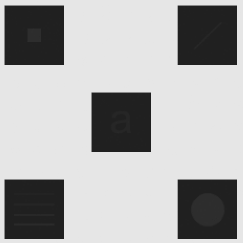
#> input picture T1/XADREZ.png, 243 x 243 px
$ jupyter execute --allow-errors E.ipynb
#> lines starting #> are read from the running program, lines starting #| are printed output that depends on the picture; pictures that were not available may be replaced by others from this repository, and a replacement may not be noted
[cell 1]
import matplotlib.pyplot as plt

from PIL import Image
import numpy as np
from skimage.color import rgb2yiq, yiq2rgb

# Carregar as imagens usando PIL
xadrez_img_pil = Image.open('XADREZ.png').convert('L')
xadrez_lowCont_img_pil = Image.open('xadrez_lowCont.png').convert('L')
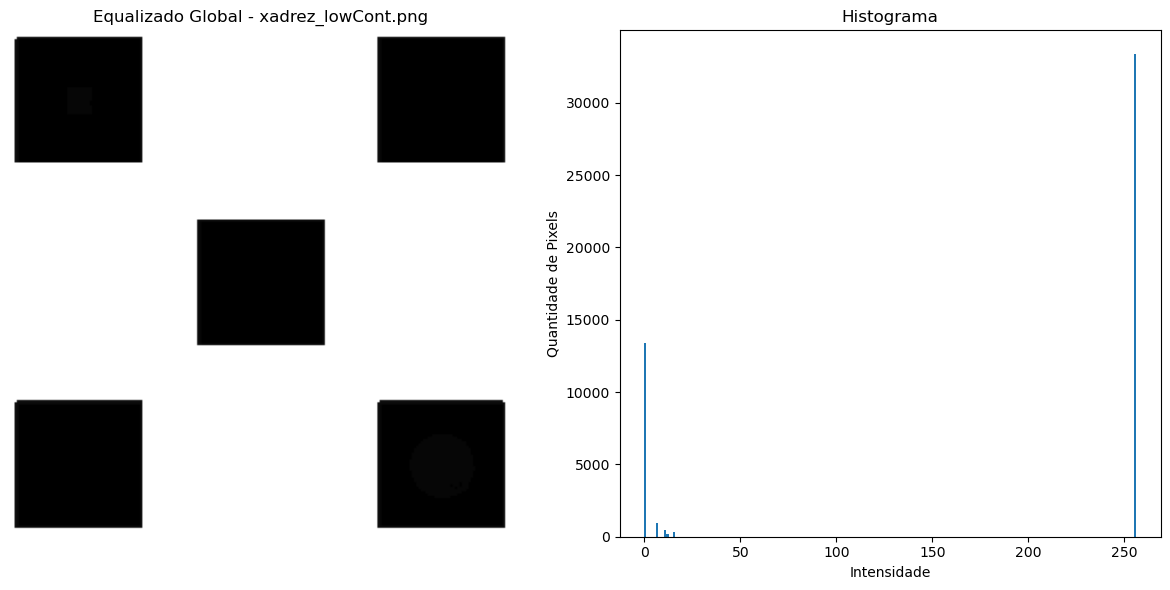
#> input picture T1/low_global.png, 1170 x 590 px, given in place of xadrez_lowCont.png, which was not available
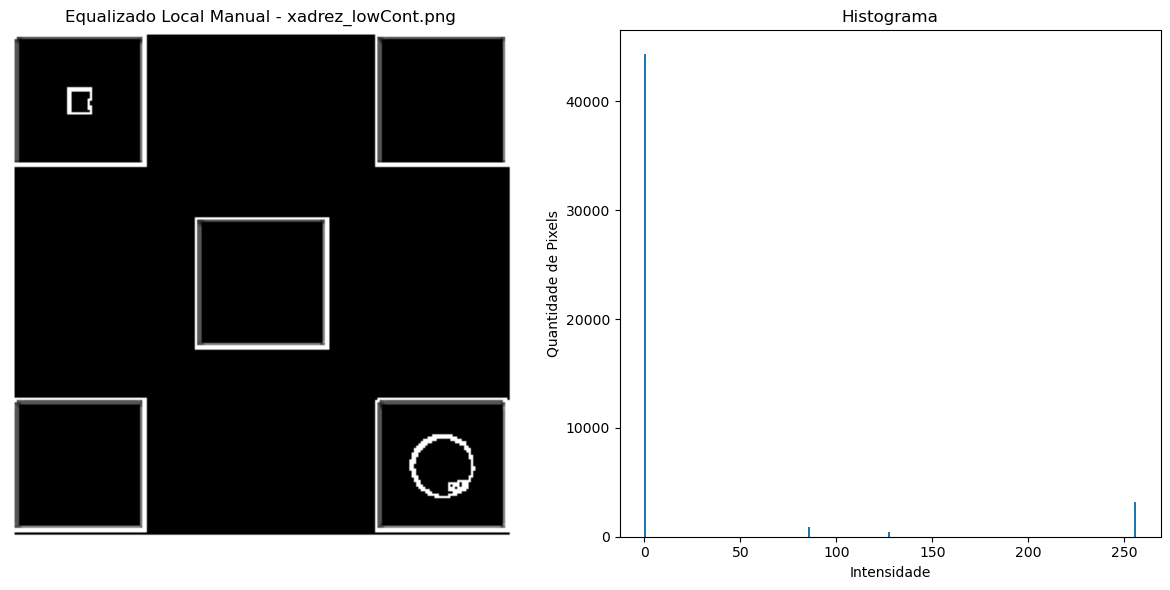
#> input picture T1/low_local.png, 1170 x 590 px, given in place of outono_LC.png, which was not available
#> in equalize_rgb_and_yiq_without_skimage, image is the input picture: shape (590, 1170, 4) float32; mean R, G, B, A 0.65, 0.65, 0.65, 1

# Converter para numpy array
xadrez_img_array = np.array(xadrez_img_pil)
xadrez_lowCont_img_array = np.array(xadrez_lowCont_img_pil)

[cell 2]
def equalize_hist_channel(channel):
    hist, bins = np.histogram(channel.flatten(), 256, [0,1])
#> hist = 256 values, max 432818 at index 255, min 4 at index 196, mean 2696.5; bins = 257 values from 0 to 1
    cdf = hist.cumsum()
#> cdf = 256 values from 227597 to 690300

    if cdf[-1] == 0:
        return channel

    cdf_m = np.ma.masked_equal(cdf, 0) # Máscara de zeros
    cdf_m = (cdf_m - cdf_m.min()) * (1.0 / (cdf_m.max() - cdf_m.min())) # Equalização em si
    cdf = np.ma.filled(cdf_m, 0).astype(np.float64) # Devolve os zeros
#> cdf = 256 values from 0 to 1

    # Convertendo os valores de pixel em channel para inteiros antes de usá-los como índices
    channel_int = (channel * 255).astype(int)
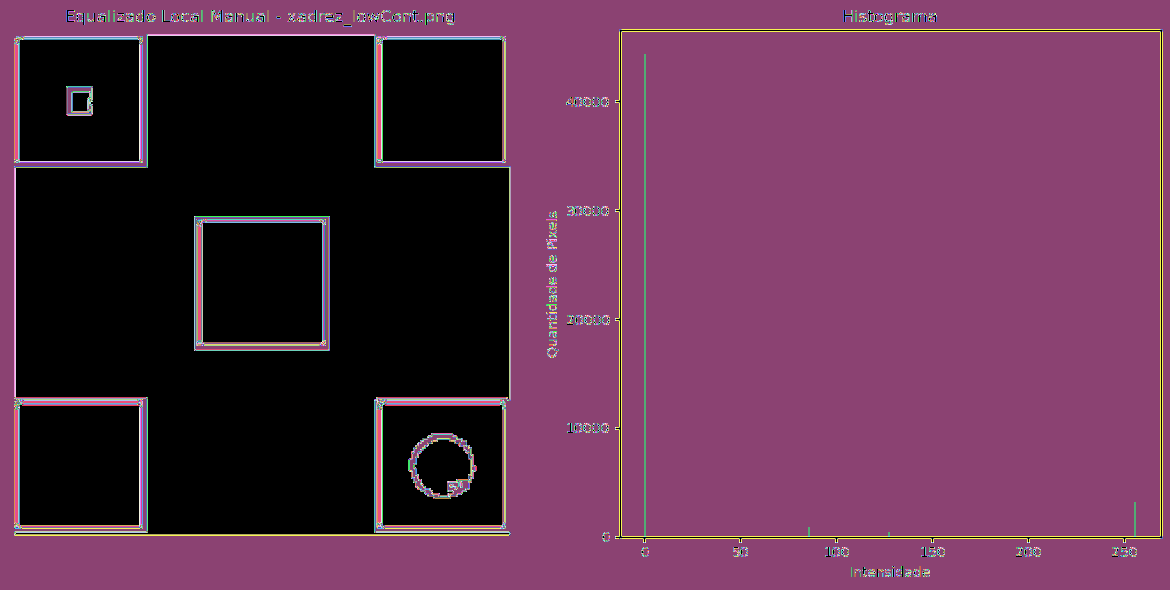
#> channel_int: shape (590, 1170) int64; 256 distinct labels, from 0 to 255; one colour per label, 0 black
    return cdf[channel_int].reshape(channel.shape)
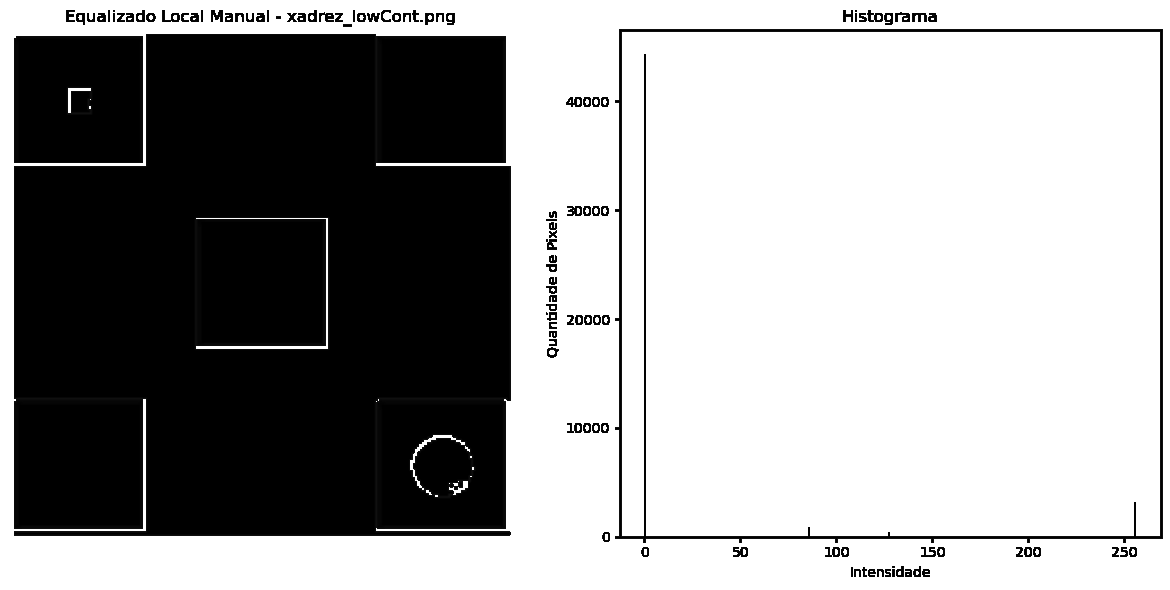
#> returned value: shape (590, 1170) float64; min 0, max 1, mean 0.628


def equalize_rgb_and_yiq_without_skimage(image_path):
    image = plt.imread(image_path)

    # RGB
    r_eq = equalize_hist_channel(image[:, :, 0])
    g_eq = equalize_hist_channel(image[:, :, 1])
#> in equalize_hist_channel (call 2), `channel_int = (channel * 255).astype(int)`: channel_int: shape (590, 1170) int64; 256 distinct labels, from 0 to 255
    b_eq = equalize_hist_channel(image[:, :, 2])
#> in equalize_hist_channel (call 3), `channel_int = (channel * 255).astype(int)`: channel_int: shape (590, 1170) int64; 256 distinct labels, from 0 to 255
    rgb_eq = np.stack([r_eq, g_eq, b_eq], axis=2)

    # YIQ
    yiq = rgb2yiq(image)
    y_eq = equalize_hist_channel(yiq[:, :, 0])
    yiq[:, :, 0] = y_eq
    yiq2rgb_eq = yiq2rgb(yiq)
    yiq2rgb_eq = np.clip(yiq2rgb_eq, 0, 1)

    return rgb_eq, yiq2rgb_eq

#> (a cell that did not finish here is left out)

[cell 4]
import matplotlib.pyplot as plt
def plot_histogram(image, title, color='gray'):
    plt.hist(image.ravel(), bins=256, histtype='step', color=color)
    plt.title(title)
    plt.xlim([0, 1])
    plt.ylim([0, image.size * 0.05])
    plt.xlabel('Pixel Intensity')
    plt.ylabel('Frequency')

# Load the original images
original_outono = plt.imread('outono_LC.png')
original_predios = plt.imread('predios.jpeg')
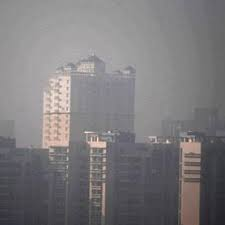
#> input picture T1/predios.jpeg, 225 x 225 px
#> original_predios is the input picture: shape (225, 225, 3); mean R, G, B 124.6, 122.2, 124.1

# Equalize the images
#> (the rest of this cell did not finish here and is left out)

rgb_eq_predios, yiq2rgb_eq_predios = equalize_rgb_and_yiq_without_skimage('predios.jpeg')

# Plot histograms for 'outono_LC.png'
plt.figure(figsize=(18, 12))

plt.subplot(3, 3, 1)
plot_histogram(original_outono[:,:,0], 'Original Red - outono_LC.png', 'red')
plt.subplot(3, 3, 2)
plot_histogram(original_outono[:,:,1], 'Original Green - outono_LC.png', 'green')
plt.subplot(3, 3, 3)
plot_histogram(original_outono[:,:,2], 'Original Blue - outono_LC.png', 'blue')

plt.subplot(3, 3, 4)
plot_histogram(rgb_eq_outono[:,:,0], 'Equalized RGB Red - outono_LC.png', 'red')
plt.subplot(3, 3, 5)
plot_histogram(rgb_eq_outono[:,:,1], 'Equalized RGB Green - outono_LC.png', 'green')
plt.subplot(3, 3, 6)
plot_histogram(rgb_eq_outono[:,:,2], 'Equalized RGB Blue - outono_LC.png', 'blue')

plt.subplot(3, 3, 7)
plot_histogram(yiq2rgb_eq_outono[:,:,0], 'Equalized YIQ Red - outono_LC.png', 'red')
plt.subplot(3, 3, 8)
plot_histogram(yiq2rgb_eq_outono[:,:,1], 'Equalized YIQ Green - outono_LC.png', 'green')
plt.subplot(3, 3, 9)
plot_histogram(yiq2rgb_eq_outono[:,:,2], 'Equalized YIQ Blue - outono_LC.png', 'blue')

plt.tight_layout()
plt.show()

# Plot histograms for 'predios.jpeg'
plt.figure(figsize=(18, 12))

plt.subplot(3, 3, 1)
plot_histogram(original_predios[:,:,0], 'Original Red - predios.jpeg', 'red')
plt.subplot(3, 3, 2)
plot_histogram(original_predios[:,:,1], 'Original Green - predios.jpeg', 'green')
plt.subplot(3, 3, 3)
plot_histogram(original_predios[:,:,2], 'Original Blue - predios.jpeg', 'blue')

plt.subplot(3, 3, 4)
plot_histogram(rgb_eq_predios[:,:,0], 'Equalized RGB Red - predios.jpeg', 'red')
plt.subplot(3, 3, 5)
plot_histogram(rgb_eq_predios[:,:,1], 'Equalized RGB Green - predios.jpeg', 'green')
plt.subplot(3, 3, 6)
plot_histogram(rgb_eq_predios[:,:,2], 'Equalized RGB Blue - predios.jpeg', 'blue')

plt.subplot(3, 3, 7)
plot_histogram(yiq2rgb_eq_predios[:,:,0], 'Equalized YIQ Red - predios.jpeg', 'red')
plt.subplot(3, 3, 8)
plot_histogram(yiq2rgb_eq_predios[:,:,1], 'Equalized YIQ Green - predios.jpeg', 'green')
plt.subplot(3, 3, 9)
plot_histogram(yiq2rgb_eq_predios[:,:,2], 'Equalized YIQ Blue - predios.jpeg', 'blue')

plt.tight_layout()
plt.show()
print("os valores que estão faltando existem, mas não consegui inserir no gráfico, vou printar eles em forma numérica mesmo")
display(rgb_eq_predios, original_predios)
